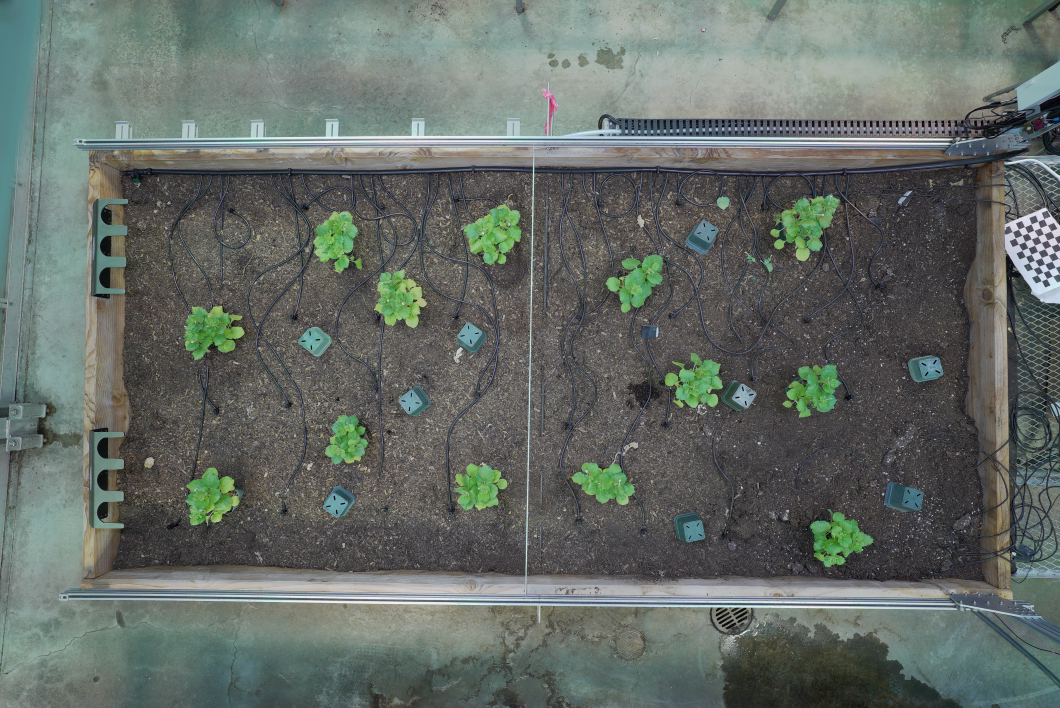
#> input picture Actuation/scatter_garden.jpeg, 4240 x 2832 px, found by its file name (shown at 1/4 size)
$ python movement.py
#> lines starting #> are read from the running program, lines starting #| are printed output that depends on the picture; long printed decimals are rounded
import cv2
import numpy as np
import os
from matplotlib import pyplot as plt
import argparse
import imutils
import math
import glob
from control import start, MyHandler, mount_xPruner, mount_yPruner, dismount_xPruner, dismount_yPruner, mount_nozzle, dismount_nozzle, photo
from thread import FarmBotThread
import argparse
import time
import pickle as pkl

def local_image_preprocess(local_image, sf=0.7438):
    """ Array of local preprocessed local image
        Args
            local_image (obj): local image.
            sf (float): scale factor
        """
    local_path = resize_local(local_image, sf) #rotate and rescale

    cwd = os.getcwd()
    image_path  = os.path.join(cwd, "rpi_images", local_image + "_" + str(sf) + "_resized.jpg")
    src = cv2.imread(image_path, 1)

    return src, local_path

# [201 lines left out: functions overhead_image_preprocess, determine_error, find_local_in_overhead, correct_image, get_points, crop_overhead, not called in this run]

def resize_local(local_image, scale_factor=0.7438):
    # Default scale_factor empirically determined from px to cm calculations from local and overhead images
    cwd = os.getcwd()
    image_path  = os.path.join(cwd, "rpi_images", local_image)
    img = cv2.cvtColor(cv2.imread(image_path, 1), cv2.COLOR_BGR2RGB)
    img = cv2.rotate(img, cv2.ROTATE_90_COUNTERCLOCKWISE) #rotate to align with overhead image

    width = int(img.shape[1] * scale_factor)
    height = int(img.shape[0] * scale_factor)
    dim = (width, height)

    # resize image
    resized = cv2.resize(img, dim, interpolation = cv2.INTER_AREA) # for shrinking INTER_AREA preferred
    plt.imsave(image_path  + "_" + str(scale_factor) + "_resized.jpg", resized)
    return image_path  + "_" + str(scale_factor) + "_resized.jpg"

# [74 lines left out: functions farmbot_target_approach, batch_target_approach, not called in this run]

def get_seed_location(center):
    return

# [36 lines left out: functions crop_o_px_to_cm, curr_pos_from_local, not called in this run]

def test_new_onboard(local_image, overhead_image, target):
    local_name = local_image
    # overhead_image = overhead_image_preprocess(overhead_image)
    template = overhead_image
    w, h = template.shape[:2][::-1]
    # print(w,h)
    meth = 'cv2.TM_CCOEFF_NORMED'
    #150 x 100 y
    method = eval(meth)

    # Apply template Matching
    targetpx_x = round((274.66 - target[0])*11.9) + 102
    targetpx_y = round(target[1] * 11.9) + 72

    error = [40, 20]#[100, 50] #determine_error()

    best_sf = 1
    best_max_val = 0
    best_max_loc = None
    sf = 18 #scale factor for overhead image ex. 11.9 px = 1 cm

    for scale in np.linspace(0.6, 1.0, 20)[::-1]:
        # print(scale)
        img, rpi_path_d = local_image_preprocess(local_image, scale)
        img2 = img.copy()
        img = img2.copy()
        r = img.shape[1] / float(img.shape[1])
        # print(img.shape, template.shape)
        res = cv2.matchTemplate(img, template.astype(np.uint8), method)

        masked_res = np.zeros(res.shape)
        res_x_lower = int(targetpx_x - img.shape[0]/2 - int(error[0]*sf/2))
        res_x_lower = res_x_lower if res_x_lower >=0 else 0
        res_x_upper = int(targetpx_x - img.shape[0]/2 + int(error[0]*sf/2))
        res_x_upper = res_x_upper if res_x_upper <=masked_res.shape[1] else masked_res.shape[1]

        res_y_lower = int(targetpx_y - img.shape[1]/2 - int(error[1]*sf/2))
        res_y_lower = res_y_lower if res_y_lower >=0 else 0
        res_y_upper = int(targetpx_y - img.shape[1]/2 + int(error[1]*sf/2))
        res_y_upper = res_y_upper if res_y_upper <=masked_res.shape[0] else masked_res.shape[0]

        masked_res[res_y_lower:res_y_upper, res_x_lower:res_x_upper] = res[res_y_lower:res_y_upper, res_x_lower:res_x_upper]

        _, max_val, _, max_loc = cv2.minMaxLoc(masked_res)

        print(max_val, max_loc, scale)

        if max_val > best_max_val:
            best_max_val = max_val
            best_max_loc = max_loc
            best_sf = scale

        os.remove(rpi_path_d)

    print("BEST: ", best_max_val, best_max_loc, best_sf)
    top_left = best_max_loc
    bottom_right = (top_left[0] + w, top_left[1] + h)
    img, _ = local_image_preprocess(local_image, best_sf)
    img2 = img.copy()
    img = img2.copy()

    cv2.rectangle(img,top_left, bottom_right, 255, 2)

    #add max ccoeff val to .txt file
    t = open("ccoeff_visualseroving.txt","a")
    t.write(str(best_max_val) + "\n")
    t.close()

    # [7 lines of commented-out code are left out]

    (tH, tW) = img.shape[:2]

    (startX, startY) = (int(best_max_loc[0]), int(best_max_loc[1]))
    (endX, endY) = (int(best_max_loc[0] + tW), int(best_max_loc[1] + tH))
    # draw a bounding box around the detected result and display the image
    cv2.rectangle(template, (startX, startY), (endX, endY), (0, 0, 255), 2)

    x_px = (startX + endX) / 2 - 102
    y_px = (startY + endY) / 2 - 72
    pred_pt = (round(274.66 - x_px/sf), round(y_px/sf))

    cv2.imwrite(local_name[:-5] + "_" + str(pred_pt) + ".png", template)
    # cv2.waitKey(0)

    #(274.66, 0) cm in overhead is (102, 72) px
    #Overhead image has 1 cm = 11.9 px

    return pred_pt

# [5 lines left out: function get_points, not called in this run]

if __name__ == "__main__":
    # print(determine_error())
    local_image = "/Users/mpresten/Desktop/AlphaGarden_git/AlphaGarden/Actuation/x300_y400_cropped.jpeg"
    # local_image = cv2.cvtColor(cv2.imread(local_image), cv2.COLOR_BGR2RGB)
    overhead_image = "/Users/mpresten/Desktop/AlphaGarden_git/AlphaGarden/Actuation/scatter_garden.jpeg"
    overhead_image = cv2.imread(overhead_image)
#> overhead_image is the input picture: shape (2832, 4240, 3); mean B, G, R 102.4, 107.8, 100.1
    print('hello')
    target = (40, 80)
    # x = get_points(overhead_image)
    ret = test_new_onboard(local_image, overhead_image, target)
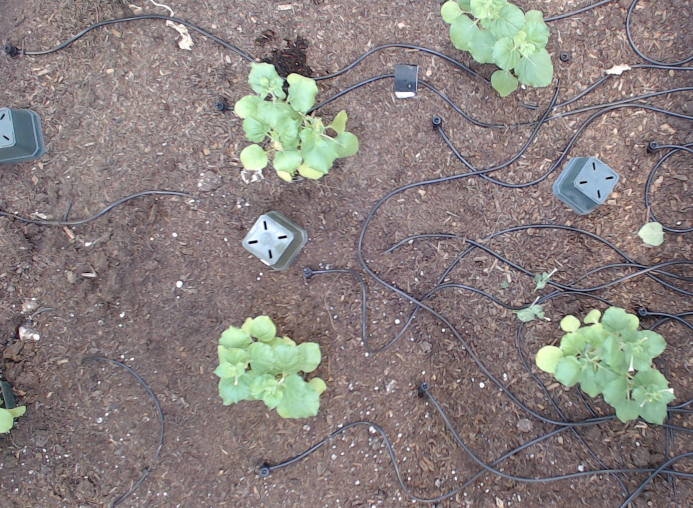
#> input picture Actuation/saved1/x300_y400_cropped.jpeg, 1386 x 1016 px, found by its file name (shown at 1/2 size)
#> in resize_local, `img = cv2.rotate(img, cv2.ROTATE_90_COUNTERCLOCKWISE)`:
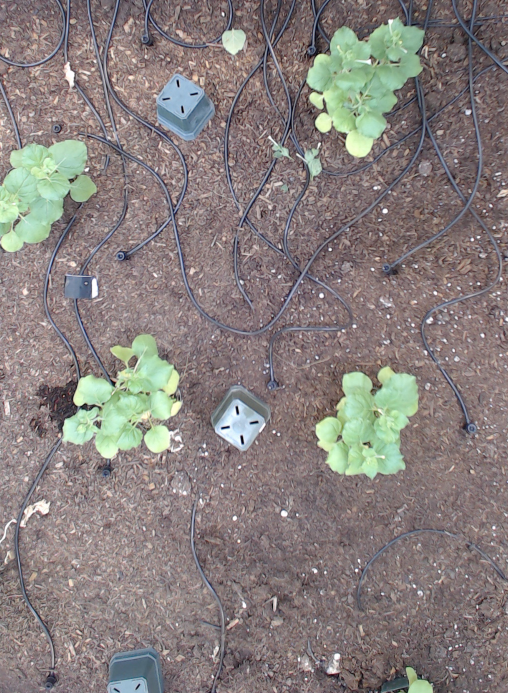
#> img: shape (1386, 1016, 3) (shown at 1/2 size); mean R, G, B 135.5, 127.3, 125.3
#> in test_new_onboard, `res = cv2.matchTemplate(img, template.astype(np.uint8), method)`:
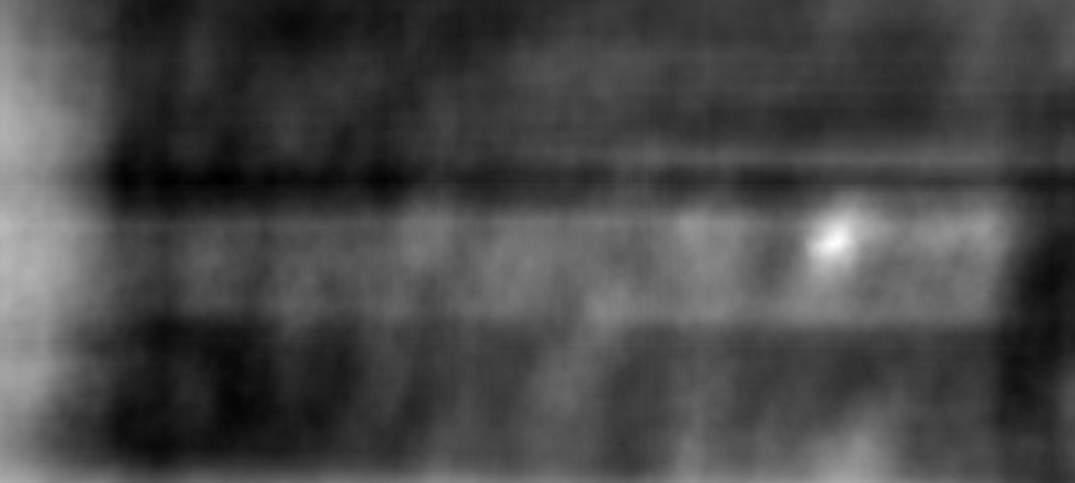
#> res: shape (1447, 3225) float32 (shown at 1/3 size); min -0.124, max 0.272, mean -0.0126; drawn with min black and max white
#> in test_new_onboard, `masked_res[res_y_lower:res_y_upper, res_x_lower:res_x_upper] = res[res..`:
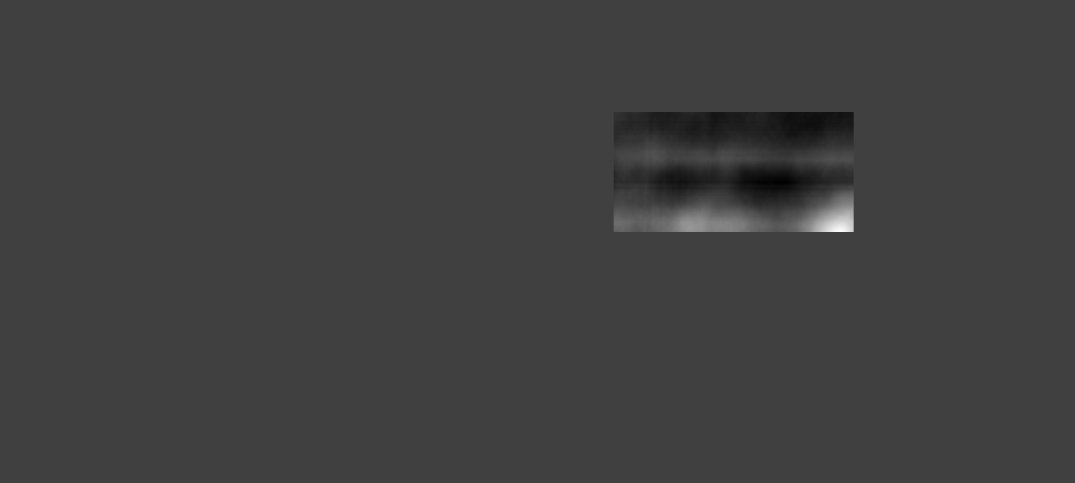
#> masked_res: shape (1447, 3225) float64 (shown at 1/3 size); min -0.0812, max 0.24, mean -0.000323; drawn with min black and max white
#> in test_new_onboard, `_, max_val, _, max_loc = cv2.minMaxLoc(masked_res)`: max_val = 0.24; max_loc = (2512, 695)
#| 0.2401 (2512, 695) 1.0
#> in test_new_onboard, `best_max_val = max_val`: best_max_val = 0.24
#> in test_new_onboard, `best_max_loc = max_loc`: best_max_loc = (2512, 695)
#> (the run stopped early here; a loop or call above may not have finished)
